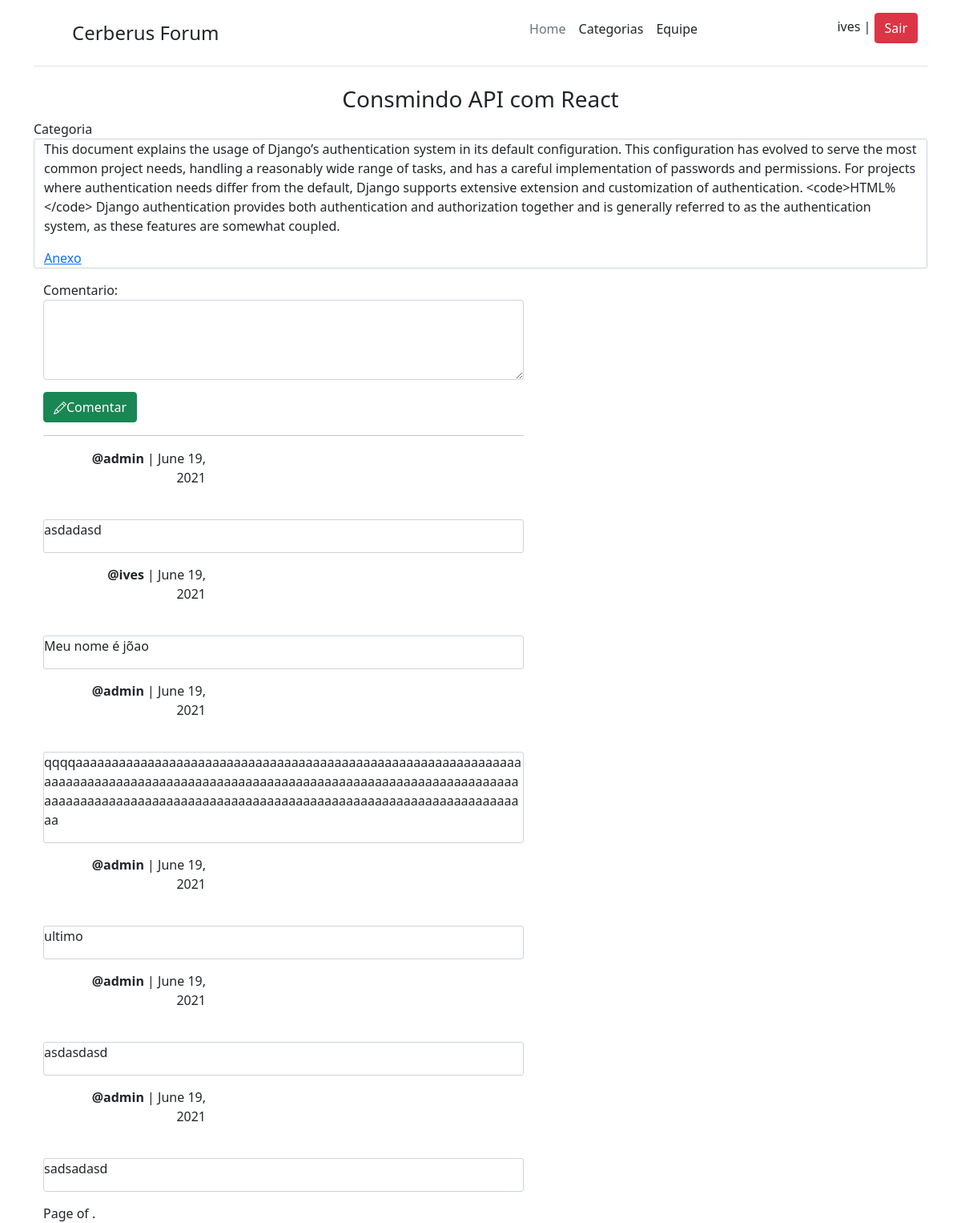
/publication/publication-detail/13/ (signed in), run on the app's committed database.
### apps/author/models.py (models this page shows, shortened)
class Author(models.Model):
    user = models.OneToOneField(User, on_delete=models.PROTECT)
    prfile_photo = models.FileField(upload_to='', blank=True, null=True)

### apps/publications/models.py (models this page shows, shortened)
class Publication(models.Model):
    title = models.CharField(max_length=90, default='[Sem titulo]')
    bio = models.TextField(max_length=15000)
    author = models.ForeignKey(Author, blank=True, null=True, on_delete=models.SET_NULL)
    category = models.ForeignKey(Category, blank=True, null=True, on_delete=models.SET_NULL)
    date_create = models.DateField(default=datetime.datetime.today)
    photo = models.FileField(upload_to='', blank=True, null=True)

class Comentario(models.Model):
    author = models.ForeignKey(Author, blank=True, null=True, on_delete=models.CASCADE)
    text = models.TextField(max_length=400)
    publication = models.ForeignKey(Publication, blank=True, null=True, on_delete=models.CASCADE)
    date = models.DateField(auto_now_add=True)
    objects = ComentarioManager()

### apps/publications/views.py (the view, shortened to what this page needs)
# urls.py: path('publication-detail/<int:pk>/', PublicationDetail.as_view(), name='detail_publi'),
class PublicationDetail(LoginRequiredMixin, DetailView):
    model = Publication
    def get_context_data(self, **kwargs):
        context = super().get_context_data(**kwargs)
        context['form'] = ComentarioForm
        context['last_comments'] = Comentario.objects.lastComents(self.get_object().id)
        context['pagination'] = Paginator(context['last_comments'],3)
        return context

### apps/publications/models.py (called while the page is built)
    def lastComents(self, obj):
        return Comentario.objects.filter(publication=obj).order_by('-id')[:10]

### apps/publications/templates/publications/publication_detail.html (shortened to what this page needs)
{% extends "base.html"%}
{% load static %}
{% block navbar %}
    {% include "navbar.html" %}
{% endblock %}
{% block main %}
<div class="container">
    <h3 style="text-align:center;">{{ publication.title }}</h3><div class="category">Categoria</div>
    <div class="container c2">
        <p>{{ publication.bio }}</p>
        {% if publication.photo %}
            <a href="{{ publication.photo.url}}">Anexo</a>
        {% endif %}
    </div>
    <div class="container">
        <div class="d-flex justify-content-right">
            <form method="post" action="{% url 'detail_publi' publication.id %}" enctype="multipart/form-data" >
                {{ form }}
                <button style="margin-top:15px;" class="btn btn-success"type="submit">Comentar</button>
            </form>
        </div>
        <hr class="lineSepare" >
        {% for c in last_comments %}
        <div class="col-md-3 text-end">
            <div class="user" style="background-image:url('{{c.author.prfile_photo.url}}')"></div>
            <p style="margin-right:70px;" ><strong  >@{{ c.author.user }}</strong> | {{  c.date }}</p>
        </div>
        <div class="c4">
            <p class="comentario" >{{ c.text}}</p>
        </div>
        {% endfor %}
       <div class="pagination">
        <span class="step-links">
            <span class="current">
                Page {{ pagination.number }} of {{ pagination.paginator.num_pages }}.
            </span>
        </span>
    </div>
    </div>
</div>
{% endblock %}

### templates/navbar.html
<div class="container">
  <header class="d-flex flex-wrap justify-content-center py-3 mb-4 border-bottom">
    <a href="{% url 'homepage' %}" class="d-flex align-items-center mb-3 mb-md-0 me-md-auto text-dark text-decoration-none">
      <svg class="bi me-2" width="40" height="32"><use xlink:href="#bootstrap"/></svg>
      <span class="fs-4">Cerberus Forum</span>
    </a>
    <ul class="nav nav-pills">
      <li><a href="{% url 'homepage' %}" class="nav-link px-2 link-secondary">Home</a></li>
      <li><a href="{% url 'category_list' %}" class="nav-link px-2 link-dark">Categorias</a></li>
      <li><a href="#" class="nav-link px-2 link-dark">Equipe</a></li>
    </ul>
    {% if not user.is_authenticated  %}
    <div class="col-md-3 text-end">
      <a href="{% url 'login' %}" class="btn btn-outline-success me-2">Login</a>
      <a href="{% url 'register' %}" class="btn btn-success">Registra-se</a>
    </div>
  {% else %}
  <div class="col-md-3 text-end">
    {% if user.author.prfile_photo %}
    <div class="container">
      {{ user.username }} |
      <a>
        <div class="user" style=" background-image:url('{{ user.author.prfile_photo.url }}')"></div>
      </a>
      <a class="btn btn-danger"href="{% url 'logout' %}" >Sair</a>
    </div>
    {% else %}
    <div class="user" style="background-image:url('')"></div>
    {% endif %}
  </div>
  {% endif  %}
  </header>
</div>

### static/general.css (style rules this page uses)
.user { display: inline-block; width: 50px; height: 50px; border-radius: 50%; float: left; background-repeat: no-repeat; background-position: left left; background-size: cover; }
.c2 { display:relative; border:solid 1px #ced4da;; border-radius:3px; margin-bottom: 15px; }
.c4 { border:solid 1px #ced4da;; border-radius:3px; width: 600px; margin-top: 40px; margin-bottom: 15px; }
.comentario { width: 600px; word-wrap: break-word; }
.lineSepare { width: 600px; }
.category { flex:right; }

### data on the page
Publication: title "Consmindo API com React", bio "This document explains the usage of Django’s authentication system in its default configuration. This configuration has evolved to serve the most common project needs, handling a reasonably wide range of tasks, and has a careful implementation of passwords and permissions. For projects where authentication needs differ from the default, Django supports extensive extension and customization of authentication. <code>HTML%</code> Django authentication provides both authentication and authorization together and is generally referred to as the authentication system, as these features are somewhat coupled."
Comentario: author.user "admin", date "June 19, 2021", text "asdadasd"
Comentario: author.user "ives", date "June 19, 2021", text "Meu nome é jõao"
Comentario: author.user "admin", date "June 19, 2021", text "qqqqaaaaaaaaaaaaaaaaaaaaaaaaaaaaaaaaaaaaaaaaaaaaaaaaaaaaaaaaaaaaaaaaaaaaaaaaaaaaaaaaaaaaaaaaaaaaaaaaaaaaaaaaaaaaaaaaaaaaaaaaaaaaaaaaaaaaaaaaaaaaaaaaaaaaaaaaaaaaaaaaaaaaaaaaaaaaaaaaaaaaaaaaaaaaaaaaaaaa"
Comentario: author.user "admin", date "June 19, 2021", text "ultimo"
Comentario: author.user "admin", date "June 19, 2021", text "asdasdasd"
Comentario: author.user "admin", date "June 19, 2021", text "sadsadasd"

### other printed values
{{ user.username }} "ives"
